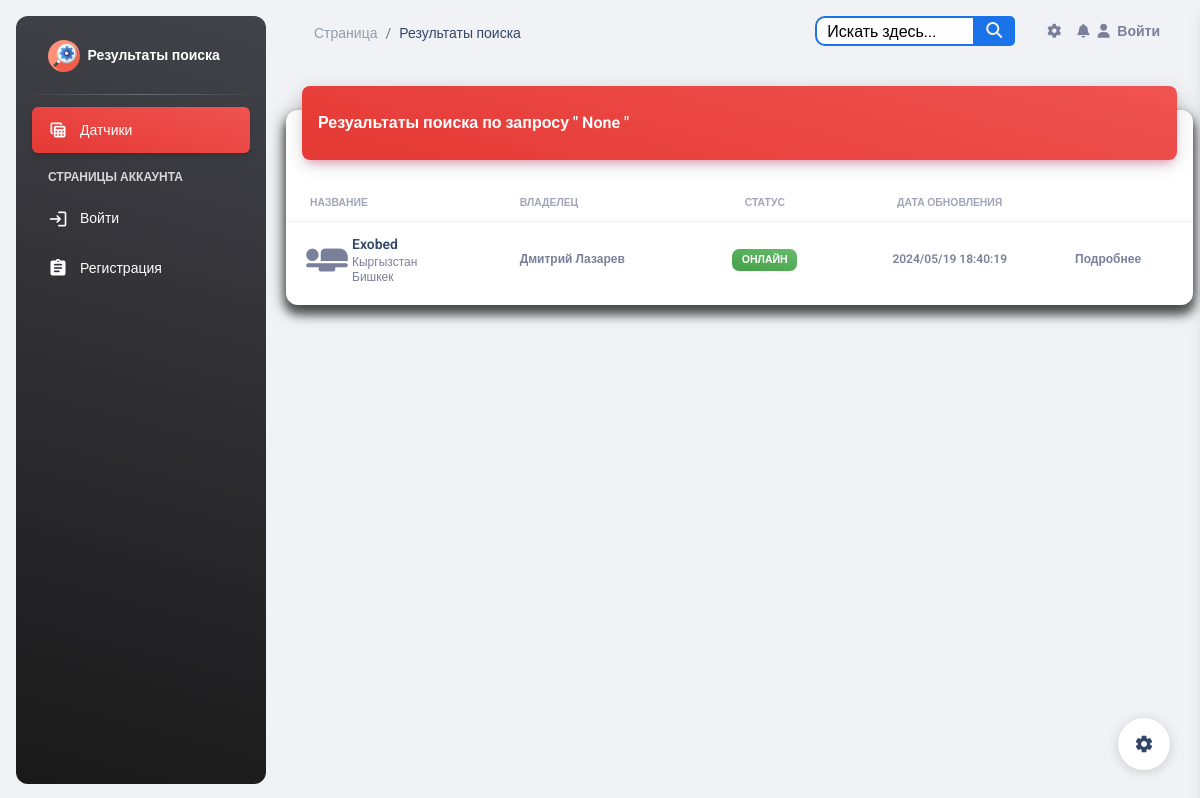
/search/, run on an earlier commit of the app's database.
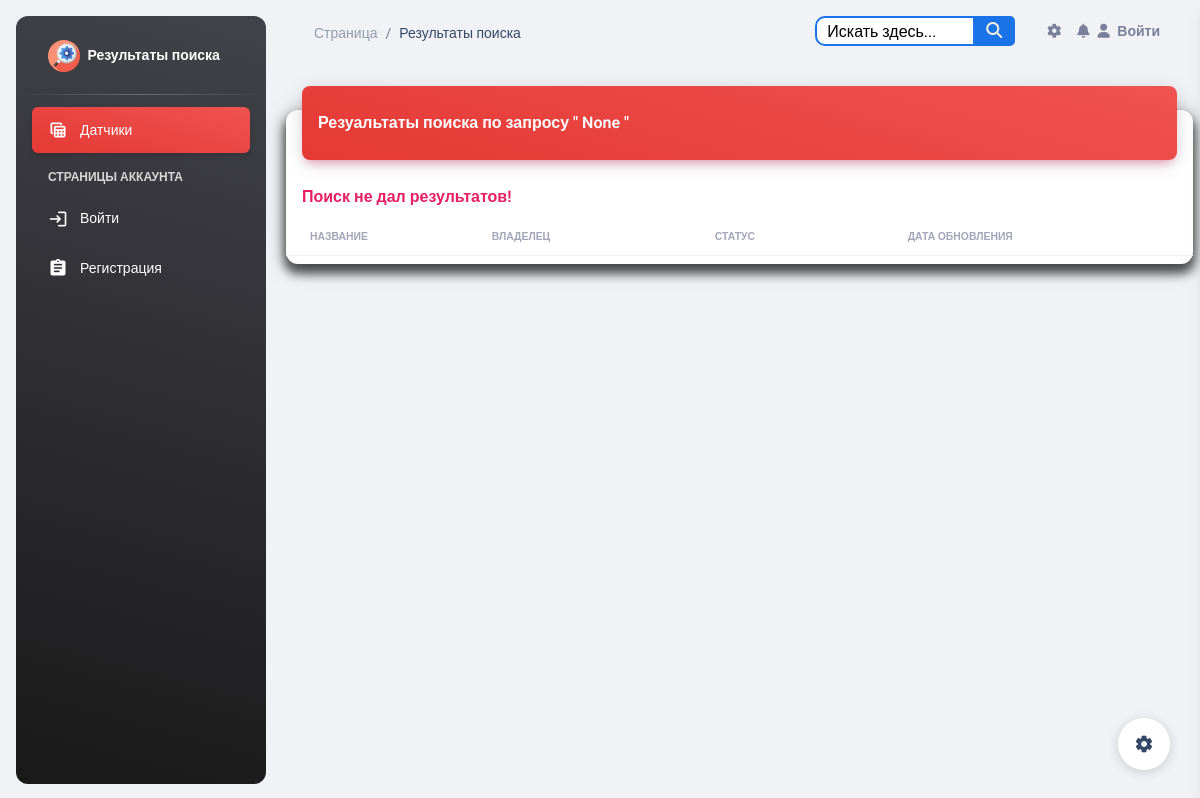
And on a later commit of the database.
### esp_sensor/models.py (models this page shows, shortened)
class Sensor(models.Model):
    id = models.AutoField(primary_key=True)
    name = models.CharField('Имя датчика', max_length=100, unique=True)
    slug = models.SlugField(max_length=255, unique=True, db_index=True, verbose_name="URL")
    description = models.TextField('Описание', blank=True)
    owner = models.CharField("Владелец", max_length=100, blank=True)
    date_added = models.DateTimeField('Дата добавления', auto_now=True)
    country = models.ManyToManyField(Country, blank=True, verbose_name='Страна')
    city = models.ManyToManyField(City, blank=True, verbose_name='Город')
    inclusions = models.IntegerField("Количество включений", default=0)
    power = models.IntegerField(default=0, blank=True, verbose_name='Мощность',
                                validators=[MinValueValidator(0), MaxValueValidator(100)])
    watt = models.IntegerField("Потребление мощности", default=0)
    volt = models.IntegerField("Электрическое напряжение", default=0)
    work = models.BooleanField('Онлайн', default=True)
    blocked = models.BooleanField('Заблокирован', default=False)
    start = models.BooleanField('Старт', default=False)
    temperature = models.FloatField('Температура', default=0)
    fan_speed = models.IntegerField('Скорость кулера', default=0)
    ip_address = models.CharField('IP Адрес', max_length=15, blank=True)
    mac_address = models.CharField('MAC Адрес', max_length=20, blank=True)
    confirmed = models.BooleanField('Подтвержден администратором', default=False)
    version = models.CharField('Версия прошивки', max_length=15, blank=True)
    processing_time = models.FloatField('Время обработки (мс)', null=True, blank=True)
    class Meta:
        verbose_name = 'Датчик'
        verbose_name_plural = 'Датчики'

class Country(models.Model):
    id = models.AutoField(primary_key=True)
    name = models.CharField("Название", max_length=100)
    class Meta:
        verbose_name = 'Страна'
        verbose_name_plural = 'Страны'

class City(models.Model):
    id = models.AutoField(primary_key=True)
    country = models.ManyToManyField(Country, blank=True, verbose_name='Страна')
    name = models.CharField("Название", max_length=100)
    class Meta:
        verbose_name = 'Город'
        verbose_name_plural = 'Города'

### esp_sensor/views.py (the view)
# urls.py: path('search/', views.search_sensors, name='search_sensors'),
def search_sensors(request):
    query = request.GET.get('q')
    if query:
        sensors = Sensor.objects.filter(
            Q(name__icontains=query) |
            Q(description__icontains=query) |
            Q(owner__icontains=query) |
            Q(country__name__icontains=query) |
            Q(city__name__icontains=query) |
            Q(inclusions__icontains=query)
        ).distinct()
    else:
        sensors = Sensor.objects.all()
    return render(request, 'sensor/search_results.html', {'sensors': sensors, 'query': query})

### templates/sensor/search_results.html (shortened to what the changed rows need)
{% load static %}
{% include 'base.html' %}
<body class="g-sidenav-show  bg-gray-200">
<main class="main-content position-relative max-height-vh-100 h-100 border-radius-lg ">
    <div class="container-fluid py-4">
        <div class="row">
            <div class="col-12">
                <div class="card my-4">
                    <div class="card-body px-0 pb-2">
                        <div class="table-responsive p-0">
                            <table class="table align-items-center mb-0">
                                <thead>
                                <tr>
                                    <th class="text-uppercase text-secondary text-xxs font-weight-bolder opacity-7">
                                        Название
                                    </th>
                                    <th class="text-uppercase text-secondary text-xxs font-weight-bolder opacity-7 ps-2">
                                        Владелец
                                    </th>
                                    <th class="text-center text-uppercase text-secondary text-xxs font-weight-bolder opacity-7">
                                        Статус
                                    </th>
                                    <th class="text-center text-uppercase text-secondary text-xxs font-weight-bolder opacity-7">
                                        Дата обновления
                                    </th>
                                    <th class="text-secondary opacity-7"></th>
                                </tr>
                                </thead>
                                <tbody>
                                {% for sensor in sensors %}
                                    <tr>
                                        <td>
                                            <div class="d-flex px-2 py-1">
                                                <div>
                                                    <i class="material-icons"
                                                       style="font-size: 50px;">airline_seat_flat</i>
                                                </div>
                                                <div class="d-flex flex-column justify-content-center">
                                                    <h6 class="mb-0 text-sm">{{ sensor.name }}</h6>
                                                    {% for country in sensor.country.all %}
                                                        <p class="text-xs text-secondary mb-0">{{ country.name }}</p>
                                                    {% endfor %}
                                                    {% for city in sensor.city.all %}
                                                        <p class="text-xs text-secondary mb-0">{{ city.name }}</p>
                                                    {% endfor %}
                                                </div>
                                            </div>
                                        </td>
                                        <td>
                                            <p class="text-xs font-weight-bold mb-0">{{ sensor.owner }}</p>
                                        </td>
                                        <td class="align-middle text-center text-sm">
                                            {% if sensor.work %}
                                                <span class="badge badge-sm bg-gradient-success">Онлайн</span>
                                            {% else %}
                                                <span class="badge badge-sm bg-gradient-secondary">Оффлайн</span>
                                            {% endif %}
                                        </td>
                                        <td class="align-middle text-center">
                                            <span class="text-secondary text-xs font-weight-bold">{{ sensor.date_added | date:"Y/m/d H:i:s" }}</span>
                                        </td>
                                        <td class="align-middle">
                                            <a href="{% url 'sensor_detail' sensor.pk %}"
                                               class="text-secondary font-weight-bold text-xs"
                                               data-toggle="tooltip" data-original-title="Edit user">
                                                Подробнее
                                            </a>
                                        </td>
                                    </tr>
                                {% empty %}
                                    <h6 class="text-primary ps-3">Поиск не дал результатов!</h6>
                                {% endfor %}
                                </tbody>
                            </table>
                        </div>
                    </div>
                </div>
            </div>
        </div>
    </div>
</main>
</body>

What changed in the data, as far as the page shows it:
removed Sensor: name "Exobed", owner "Дмитрий Лазарев", work "ОНЛАЙН", date_added "2024/05/19 18:40:19"
no longer on this page (row unchanged): Country: name "Кыргызстан"
no longer on this page (row unchanged): City: name "Бишкек"
Also different on the page:
text now shown: "Поиск не дал результатов!"
